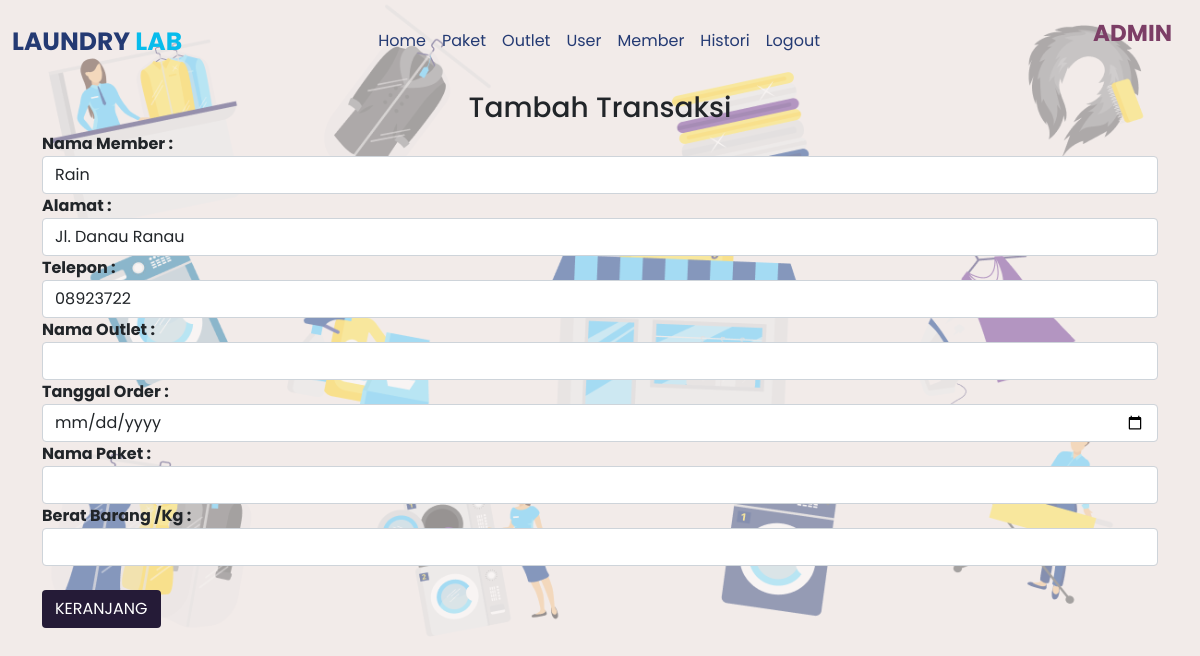
Screenshot of /laundry_ukl/admin/member/transaksi.php?id_member=1 (signed in) with the database file from the repository.
### tables this page shows
CREATE TABLE `member` (
  `id_member` int(11) NOT NULL,
  `nama_member` varchar(100) NOT NULL,
  `alamat` varchar(100) NOT NULL,
  `jenis_kelamin` enum('Laki-laki','Perempuan') NOT NULL,
  `tlp` varchar(15) NOT NULL
);

### laundry_ukl/admin/member/transaksi.php (the view, shortened to what this page needs)
<?php
include '../header.php';
?>
<!DOCTYPE html>
<html>
<head>
    <link href="https://cdn.jsdelivr.net/npm/bootstrap@5.0.1/dist/css/bootstrap.min.css" rel="stylesheet">
    <link rel="stylesheet" href="../style1.css">
</head>
<body>
<div class="container col-15">
    <div class="col-md- py-2">
        <h3 align="center">Tambah Transaksi</h3>
        <form action="proses_tambah_keranjang.php" method="post" >
        <div class="mb-3">
            <b>Nama Member :</b>
            <?php
            include "../../koneksi.php";
            $qry_get_member=mysqli_query($conn,"select * from member where id_member = '".$_GET['id_member']."'");
            $dt_member=mysqli_fetch_array($qry_get_member);
            ?>
            <input type="text" name="nama_member" value= "<?=$dt_member['nama_member']?>" class="form-control">
            <b>Alamat :</b>
            <?php
            include "../../koneksi.php";
            $qry_get_member=mysqli_query($conn,"select * from member where id_member = '".$_GET['id_member']."'");
            $dt_member=mysqli_fetch_array($qry_get_member);
            ?>
            <input type="text" name="alamat" value= "<?=$dt_member['alamat']?>" class="form-control">
            <b>Telepon :</b>
            <?php
            include "../../koneksi.php";
            $qry_get_member=mysqli_query($conn,"select * from member where id_member = '".$_GET['id_member']."'");
            $dt_member=mysqli_fetch_array($qry_get_member);
            ?>
            <input type="text" name="tlp" value= "<?=$dt_member['tlp']?>" class="form-control">
            <b>Nama Outlet :</b>
            <select name="id_outlet" class="form-control">
            <option></option>
            <?php
            include "../../koneksi.php";
            $get_outlet = mysqli_query($conn, "SELECT * FROM outlet");
            while ($data_outlet = mysqli_fetch_array($get_outlet)) {
                echo "<option value='" . $data_outlet['id_outlet'] . "'>" . $data_outlet['nama_outlet'] . "</option>";
            }
            ?>
            </select>
            <b>Tanggal Order :</b>
            <input type="date" name="date" value="" class="form-control" required>
            <b>Nama Paket :</b>
            <select name="id_paket" class="form-control">
            <option></option>
            <?php
            include "../../koneksi.php";
            $get_paket = mysqli_query($conn, "SELECT * FROM paket");
            while ($data_paket = mysqli_fetch_array($get_paket)) {
                echo "<option value='" . $data_paket['id_paket'] . "'>" . $data_paket['jenis'] . "</option>";
            }
            ?>
            </select>
            <b>Berat Barang /Kg :</b>
            <input type="text" name="qty" value="" class="form-control" required>
           <br>
            <input type="submit" name="simpan" value="KERANJANG" class="btn" style="background-color:#251B37;color:white">
        </form>
    </div>
</div>
</body>
</html>

### laundry_ukl/admin/style1.css (style rules this page uses)
* { font-family: 'Poppins'; }
body { background:url("../background7.png"); background-size: cover; }

### laundry_ukl/admin/header.php (style rules this page uses)
* { font-family: 'Poppins'; }

### rows the page displays
member: nama_member "Rain", alamat "Jl. Danau Ranau", tlp "08923722"
